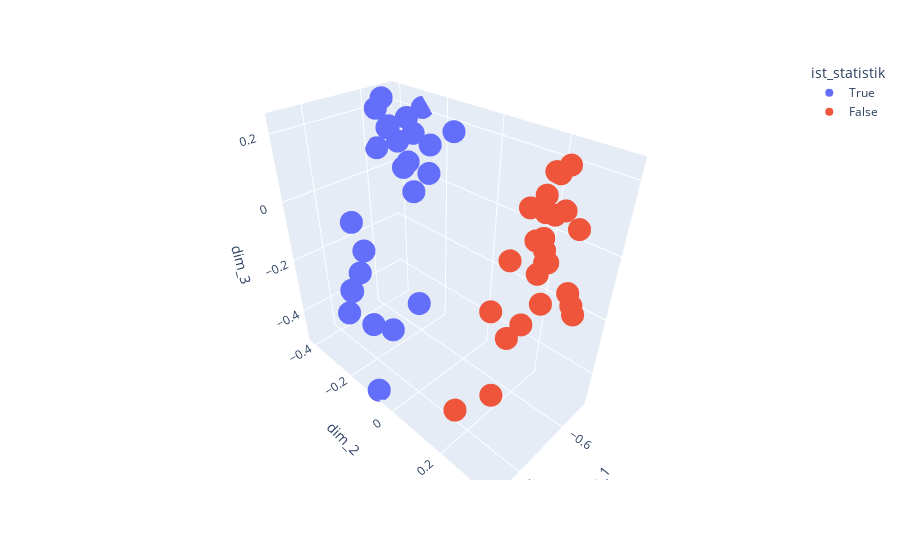

The cell this chart's notebook holds for it:
### Code cell
px.scatter_3d(
    data_frame=data_frame,
    x="dim_1",
    y="dim_2",
    z="dim_3",
    color="ist_statistik",
    hover_name=data_frame.index,
)

### Figure 1 — Plotly figure (JSON) as saved in the notebook; plotly's stock layout.template omitted (floating-point values rounded to 4 significant figures)
{"data": [{"hovertemplate": "<b>%{hovertext}</b><br><br>ist_statistik=True<br>dim_1=%{x}<br>dim_2=%{y}<br>dim_3=%{z}<extra></extra>", "hovertext": ["Mittelwert", "Median", "Varianz", "Standardabweichung", "Regression", "Korrelation", "Hypothese", "Konfidenzintervall", "Signifikanzniveau", "P-Wert", "Stichprobe", "Zufallsvariable", "Histogramm", "Verteilung", "Wahrscheinlichkeitsdichte", "Teststatistik", "Schätzer", "Normalverteilung", "Streuung", "Bias", "Residuum", "Likelihood", "Bayes-Theorem", "Bootstrap", "Monte-Carlo-Simulation"], "legendgroup": "True", "marker": {"color": "#636efa", "symbol": "circle"}, "mode": "markers", "name": "True", "scene": "scene", "showlegend": true, "type": "scatter3d", "x": [-0.6103, -0.4009, -0.7074, -0.6183, -0.3897, -0.622, -0.4496, -0.627, -0.5914, -0.6258, -0.5903, -0.6645, -0.4731, -0.5877, -0.6107, -0.6237, -0.5317, -0.6447, -0.6528, -0.4292, -0.4007, -0.4097, -0.4486, -0.3054, -0.4719], "y": [-0.2267, -0.3015, -0.2907, -0.3979, -0.3177, -0.1777, -0.04415, -0.3536, -0.3163, -0.2915, -0.2295, -0.314, -0.3211, -0.1361, -0.2952, -0.4123, -0.1439, -0.4008, -0.1119, -0.2445, -0.1086, -0.3188, -0.3184, -0.07595, -0.371], "z": [0.1748, -0.3043, 0.2104, 0.204, -0.3955, 0.06689, -0.2336, 0.1605, 0.1733, 0.04861, 0.09585, 0.1855, -0.194, 0.1724, 0.1337, 0.07706, 0.05307, 0.2282, 0.198, -0.4251, -0.3434, -0.3134, -0.2651, -0.5058, -0.1107]}, {"hovertemplate": "<b>%{hovertext}</b><br><br>ist_statistik=False<br>dim_1=%{x}<br>dim_2=%{y}<br>dim_3=%{z}<extra></extra>", "hovertext": ["Baum", "Katze", "Energie", "Sonne", "Freiheit", "Buch", "Wasser", "Zeit", "Musik", "Liebe", "Stadt", "Regen", "Planet", "Sprache", "Technologie", "Berg", "Traum", "Blume", "Freundschaft", "Wissen", "Licht", "Straße", "Natur", "Kunst", "Abenteuer"], "legendgroup": "False", "marker": {"color": "#EF553B", "symbol": "circle"}, "mode": "markers", "name": "False", "scene": "scene", "showlegend": true, "type": "scatter3d", "x": [-0.5475, -0.5903, -0.5891, -0.6097, -0.6168, -0.6163, -0.6428, -0.6408, -0.5747, -0.6173, -0.5747, -0.5492, -0.3579, -0.6271, -0.5035, -0.454, -0.5738, -0.5607, -0.5718, -0.588, -0.5851, -0.5743, -0.611, -0.5554, -0.5289], "y": [0.1969, 0.236, 0.2503, 0.2517, 0.2691, 0.2231, 0.2597, 0.234, 0.264, 0.3149, 0.2523, 0.1353, 0.1872, 0.2411, 0.2147, 0.2304, 0.2698, 0.2287, 0.263, 0.1977, 0.3545, 0.2493, 0.3185, 0.3605, 0.2612], "z": [-0.274, 0.1577, 0.01712, -0.02781, 0.2316, -0.08037, 0.1067, 0.08609, -0.005691, 0.09026, 0.05827, -0.217, -0.4156, 0.1991, 0.01148, -0.3998, -0.1272, -0.2133, 0.229, 0.112, -0.1182, 0.1245, -0.08705, -0.07001, 0.07553]}], "layout": {"legend": {"title": {"text": "ist_statistik"}, "tracegroupgap": 0}, "margin": {"t": 60}, "scene": {"domain": {"x": [0, 1], "y": [0, 1]}, "xaxis": {"title": {"text": "dim_1"}}, "yaxis": {"title": {"text": "dim_2"}}, "zaxis": {"title": {"text": "dim_3"}}}}}
